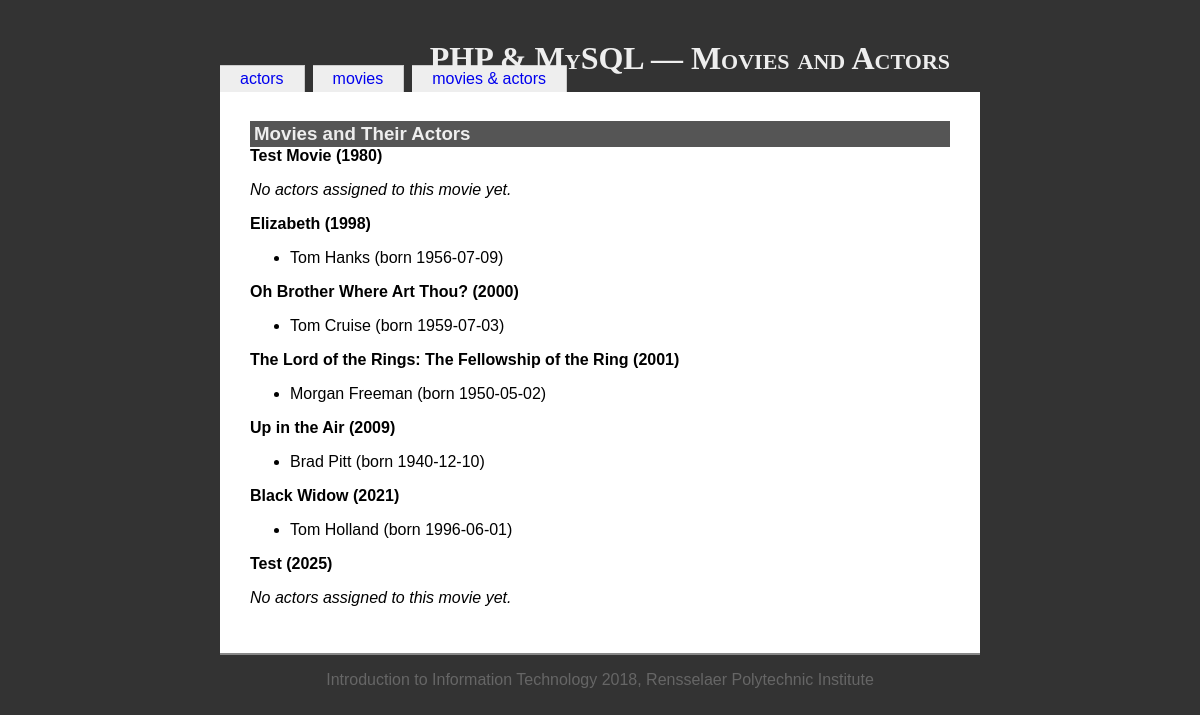
Page /inclassexample/movie_actor.php on the committed database.
### tables this page shows
CREATE TABLE `movies` (
  `movieid` int(10) UNSIGNED NOT NULL,
  `title` varchar(100) NOT NULL,
  `year` char(4) DEFAULT NULL
);

CREATE TABLE `actors` (
  `actorid` int(10) UNSIGNED NOT NULL,
  `last_name` varchar(100) NOT NULL,
  `first_names` varchar(100) NOT NULL,
  `dob` date DEFAULT NULL
);

### inclassexample/movie_actor.php (the view, shortened to what this page needs)
<?php
include('includes/init.inc.php');
include('includes/functions.inc.php');
?>
<?php
include('includes/head.inc.php');
?>
<h1>PHP &amp; MySQL — Movies and Actors</h1>
<?php include('includes/menubody.inc.php'); ?>
<h3>Movies and Their Actors</h3>
<?php
$dbOk = false;
@$db = new mysqli(
   $GLOBALS['DB_HOST'],
   $GLOBALS['DB_USERNAME'],
   $GLOBALS['DB_PASSWORD'],
   $GLOBALS['DB_NAME']
);
if ($db->connect_error) {
   echo '<div class="messages">Could not connect: ';
   echo $db->connect_errno . ' - ' . $db->connect_error . '</div>';
} else {
   $dbOk = true;
}
if ($dbOk) {
   $moviesQuery = "SELECT * FROM movies ORDER BY year, title";
   $moviesResult = $db->query($moviesQuery);
   if ($moviesResult && $moviesResult->num_rows > 0) {
      while ($movie = $moviesResult->fetch_assoc()) {
         echo '<h4>' . htmlspecialchars($movie['title']) . ' (' . $movie['year'] . ')</h4>';
         $actorsQuery = "SELECT a.first_names, a.last_name, a.dob
                        FROM actors a
                        INNER JOIN movie_actor ma ON a.actorid = ma.actorid
                        WHERE ma.movieid = ?
                        ORDER BY a.last_name, a.first_names";
         $stmt = $db->prepare($actorsQuery);
         $stmt->bind_param("i", $movie['movieid']);
         $stmt->execute();
         $actorsResult = $stmt->get_result();
         if ($actorsResult->num_rows > 0) {
            echo '<ul>';
            while ($actor = $actorsResult->fetch_assoc()) {
               echo '<li>' . htmlspecialchars($actor['first_names']) . ' ';
               echo htmlspecialchars($actor['last_name']);
               if ($actor['dob']) {
                  echo ' (born ' . htmlspecialchars($actor['dob']) . ')';
               }
               echo '</li>';
            }
            echo '</ul>';
         } else {
            echo '<p><em>No actors assigned to this movie yet.</em></p>';
         }
      }
   } else {
      echo '<p>No movies found in database.</p>';
   }
}
?>
<?php include('includes/foot.inc.php'); ?>

### inclassexample/resources/iit.css (style rules this page uses)
body { font-family: Georgia, Arial, Helvetica, sans-serif; color: black; background-color: #333; margin: 0; padding: 0; }
h1 { position: relative; top: 20px; text-align: right; margin: 20px 30px 0 0; font-family: Palatino, Times New Roman, Times, serif; font-variant: small-caps; }
h3 { margin: 1em 0 0 0; background-color: #555; color: #eee; padding: 2px 4px; }
h4 { margin: 0; padding: 0; }

### rows in the picture
movies: title "Test Movie", year "1980", shows "No actors assigned to this movie yet."
movies: title "Elizabeth", year "1998"
actors: first_names "Tom", last_name "Hanks", dob "1956-07-09"
movies: title "Oh Brother Where Art Thou?", year "2000"
actors: first_names "Tom", last_name "Cruise", dob "1959-07-03"
movies: title "The Lord of the Rings: The Fellowship of the Ring", year "2001"
actors: first_names "Morgan", last_name "Freeman", dob "1950-05-02"
movies: title "Up in the Air", year "2009"
actors: first_names "Brad", last_name "Pitt", dob "1940-12-10"
movies: title "Black Widow", year "2021"
actors: first_names "Tom", last_name "Holland", dob "1996-06-01"
movies: title "Test", year "2025", shows "No actors assigned to this movie yet."

### other values in the picture
$value "actors"
$value "movies"
$value "movies & actors"
